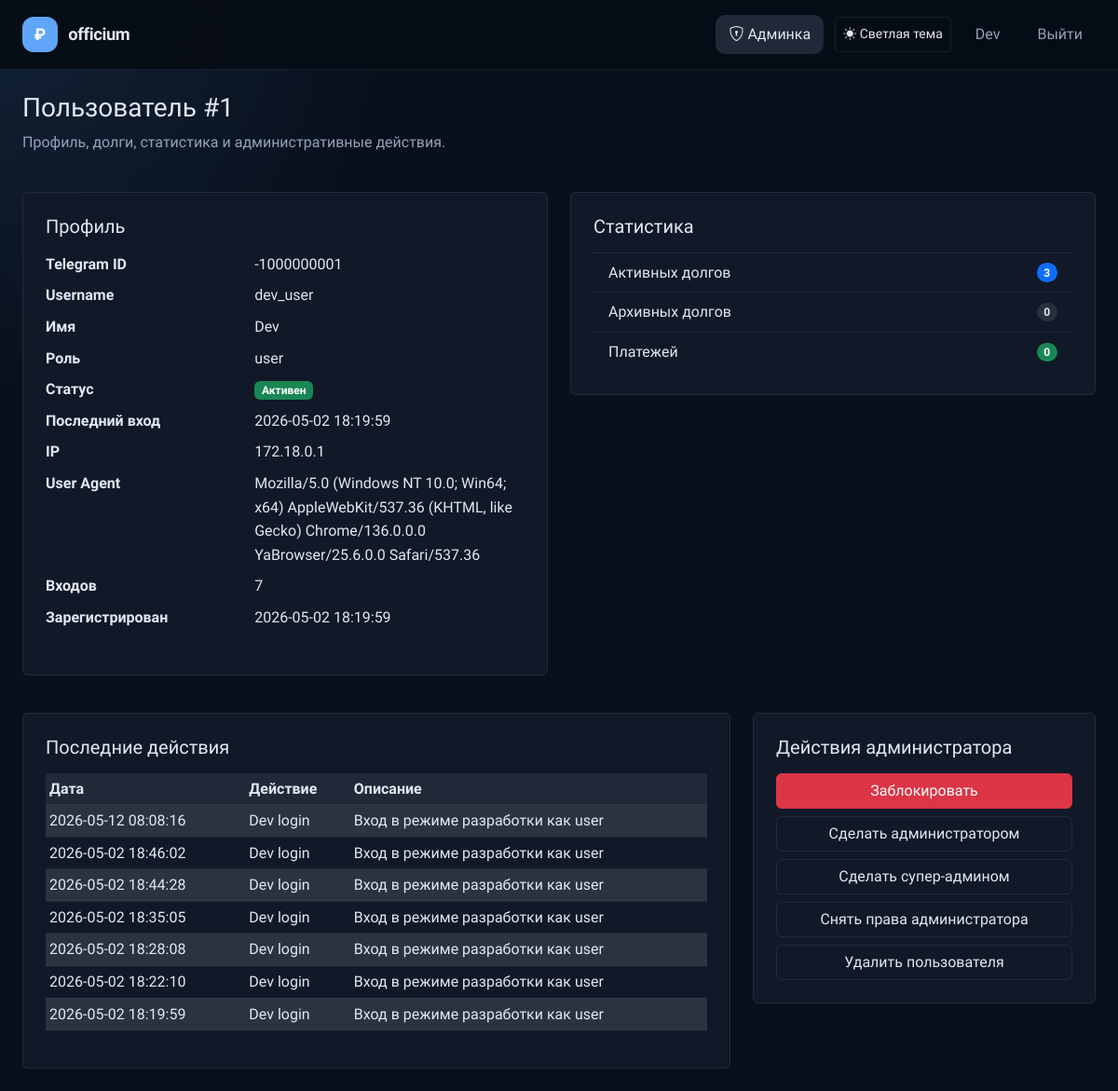
Page /admin/users/1 (signed in) on the committed database.
### app/models.py (models this page shows, shortened)
class User(UserMixin, db.Model):
    __tablename__ = 'users'
    id = db.Column(db.Integer, primary_key=True)
    telegram_id = db.Column(db.BigInteger, unique=True, nullable=False)
    username = db.Column(db.String(80), nullable=True)
    first_name = db.Column(db.String(100), nullable=True)
    last_name = db.Column(db.String(100), nullable=True)
    photo_url = db.Column(db.String(255), nullable=True)
    auth_date = db.Column(db.DateTime, nullable=True)
    created_at = db.Column(db.DateTime, default=datetime.utcnow, nullable=False)
    role = db.Column(db.Enum('user', 'admin', 'superadmin'), nullable=False, default='user')
    is_blocked = db.Column(db.Boolean, default=False, nullable=False)
    last_login_ip = db.Column(db.String(100), nullable=True)
    last_user_agent = db.Column(db.Text, nullable=True)
    login_count = db.Column(db.Integer, default=0, nullable=False)
    google_id = db.Column(db.String(50), unique=True, nullable=True)
    email = db.Column(db.String(120), nullable=True, index=True)
    avatar_url = db.Column(db.String(255), nullable=True)
    debts = db.relationship('Debt', back_populates='user', lazy=True, cascade='all, delete-orphan')
    incomes = db.relationship('Income', back_populates='user', lazy=True, cascade='all, delete-orphan')
    expenses = db.relationship('Expense', back_populates='user', lazy=True, cascade='all, delete-orphan')
    activity_logs = db.relationship('ActivityLog', back_populates='user', lazy=True, cascade='all, delete-orphan')
    @property
    def is_admin(self):
        return self.role in ('admin', 'superadmin')
    @property
    def is_superadmin(self):
        return self.role == 'superadmin'

class ActivityLog(db.Model):
    __tablename__ = 'activity_logs'
    id = db.Column(db.Integer, primary_key=True)
    user_id = db.Column(db.Integer, db.ForeignKey('users.id'), nullable=True)
    action = db.Column(db.String(100), nullable=False)
    entity_type = db.Column(db.String(50), nullable=True)
    entity_id = db.Column(db.Integer, nullable=True)
    description = db.Column(db.Text, nullable=True)
    ip_address = db.Column(db.String(100), nullable=True)
    user_agent = db.Column(db.Text, nullable=True)
    created_at = db.Column(db.DateTime, default=datetime.utcnow)
    user = db.relationship('User', back_populates='activity_logs')

### app/routes/admin.py (the view, shortened to what this page needs)
    @app.route('/admin/users/<int:user_id>', methods=['GET', 'POST'])
    @admin_required
    def admin_user_detail(user_id):
        user = User.query.get_or_404(user_id)
        active_debts = Debt.query.filter_by(user_id=user.id, status='active').count()
        archived_debts = Debt.query.filter_by(user_id=user.id, status='archived').count()
        payments = Payment.query.join(Debt).filter(Debt.user_id == user.id).count()
        recent_actions = ActivityLog.query.filter_by(user_id=user.id).order_by(ActivityLog.created_at.desc()).limit(20).all()
        return render_template('admin_user_detail.html', user=user, active_debts=active_debts, archived_debts=archived_debts, payments=payments, recent_actions=recent_actions, success_message=request.args.get('success'))

### app/utils.py (called while the page is built)
def get_setting(key, default=None):
    try:
        setting = AppSetting.query.filter_by(key=key).first()
        return setting.value if setting else default
    except Exception:
        return default

def get_dictionary_values(dictionary_type):
    try:
        entries = DictionaryEntry.query.filter_by(dictionary_type=dictionary_type, is_active=True).order_by(DictionaryEntry.value.asc()).all()
        return [entry.value for entry in entries]
    except Exception:
        return []

def admin_required(view):
    @wraps(view)
    def wrapper(*args, **kwargs):
        if not getattr(current_user, 'is_authenticated', False) or not getattr(current_user, 'is_admin', False):
            return redirect(url_for('index'))
        return view(*args, **kwargs)
    return wrapper

### templates/admin_user_detail.html (shortened to what this page needs)
{% extends 'base.html' %}
{% block content %}
<div class="d-flex justify-content-between align-items-start mb-4">
    <div>
        <h1 class="h3">Пользователь #{{ user.id }}</h1>
        <p class="text-muted">Профиль, долги, статистика и административные действия.</p>
    </div>
</div>
<div class="row g-4">
    <div class="col-lg-6">
        <div class="card p-4">
            <h5 class="mb-3">Профиль</h5>
            <dl class="row">
                <dt class="col-5">Telegram ID</dt>
                <dd class="col-7">{{ user.telegram_id }}</dd>
                <dt class="col-5">Username</dt>
                <dd class="col-7">{{ user.username or '—' }}</dd>
                <dt class="col-5">Имя</dt>
                <dd class="col-7">{{ user.first_name or '—' }}</dd>
                <dt class="col-5">Роль</dt>
                <dd class="col-7">{{ user.role }}</dd>
                <dt class="col-5">Статус</dt>
                <dd class="col-7">{% if user.is_blocked %}<span class="badge bg-danger">Заблокирован</span>{% else %}<span class="badge bg-success">Активен</span>{% endif %}</dd>
                <dt class="col-5">Последний вход</dt>
                <dd class="col-7">{{ user.auth_date.strftime('%Y-%m-%d %H:%M:%S') if user.auth_date else '—' }}</dd>
                <dt class="col-5">IP</dt>
                <dd class="col-7">{{ user.last_login_ip or '—' }}</dd>
                <dt class="col-5">User Agent</dt>
                <dd class="col-7">{{ user.last_user_agent or '—' }}</dd>
                <dt class="col-5">Входов</dt>
                <dd class="col-7">{{ user.login_count }}</dd>
                <dt class="col-5">Зарегистрирован</dt>
                <dd class="col-7">{{ user.created_at.strftime('%Y-%m-%d %H:%M:%S') if user.created_at else '—' }}</dd>
            </dl>
        </div>
    </div>
    <div class="col-lg-6">
        <div class="card p-4">
            <h5 class="mb-3">Статистика</h5>
            <ul class="list-group list-group-flush">
                <li class="list-group-item d-flex justify-content-between align-items-center">
                    Активных долгов
                    <span class="badge bg-primary rounded-pill">{{ active_debts }}</span>
                </li>
                <li class="list-group-item d-flex justify-content-between align-items-center">
                    Архивных долгов
                    <span class="badge bg-secondary rounded-pill">{{ archived_debts }}</span>
                </li>
                <li class="list-group-item d-flex justify-content-between align-items-center">
                    Платежей
                    <span class="badge bg-success rounded-pill">{{ payments }}</span>
                </li>
            </ul>
        </div>
    </div>
</div>
<div class="row g-4 mt-3">
    <div class="col-lg-8">
        <div class="card p-4">
            <h5 class="mb-3">Последние действия</h5>
            <div class="table-responsive">
                <table class="table table-sm table-striped align-middle">
                    <thead>
                        <tr>
                            <th>Дата</th>
                            <th>Действие</th>
                            <th>Описание</th>
                        </tr>
                    </thead>
                    <tbody>
                        {% for action in recent_actions %}
                        <tr>
                            <td>{{ action.created_at.strftime('%Y-%m-%d %H:%M:%S') }}</td>
                            <td>{{ action.action }}</td>
                            <td>{{ action.description or '—' }}</td>
                        </tr>
                        {% else %}
                        <tr>
                            <td colspan="3" class="text-center text-muted">Нет действий.</td>
                        </tr>
                        {% endfor %}
                    </tbody>
                </table>
            </div>
        </div>
    </div>
    <div class="col-lg-4">
        <div class="card p-4">
            <h5 class="mb-3">Действия администратора</h5>
            <form method="post" class="d-grid gap-2">
                {% if user.is_blocked %}
                <button type="submit" name="action" value="unblock" class="btn btn-success">Разблокировать</button>
                {% else %}
                <button type="submit" name="action" value="block" class="btn btn-danger">Заблокировать</button>
                {% endif %}
                {% if current_user.is_superadmin %}
                <button type="submit" name="action" value="make_admin" class="btn btn-outline-primary">Сделать администратором</button>
                <button type="submit" name="action" value="make_superadmin" class="btn btn-outline-warning">Сделать супер-админом</button>
                <button type="submit" name="action" value="make_user" class="btn btn-outline-secondary">Снять права администратора</button>
                <button type="submit" name="action" value="delete" class="btn btn-outline-danger">Удалить пользователя</button>
                {% endif %}
            </form>
        </div>
    </div>
</div>
{% endblock %}

### templates/base.html (shortened to what this page needs)
<!DOCTYPE html>
<html lang="ru" data-theme="dark" data-bs-theme="dark">
<head>
    <link href="https://cdn.jsdelivr.net/npm/bootstrap@5.3.2/dist/css/bootstrap.min.css" rel="stylesheet">
    <link href="https://cdn.jsdelivr.net/npm/bootstrap-icons@1.11.3/font/bootstrap-icons.css" rel="stylesheet">
    <link href="{{ url_for('static', filename='css/style.css') }}" rel="stylesheet">
</head>
<body>
<nav class="navbar navbar-expand-lg">
    <div class="container-fluid px-4">
        <a class="navbar-brand" href="/">
            <span class="brand-icon">₽</span>
            <span class="brand-text">{{ app_name }}</span>
        </a>
        <div class="collapse navbar-collapse" id="navbarNav">
            <ul class="navbar-nav ms-auto align-items-center gap-1">
                {% set show_user_nav = not (current_user.is_authenticated and current_user.is_admin and request.path.startswith('/admin')) %}
                {% if current_user.is_authenticated and current_user.is_admin %}
                <li class="nav-item">
                    <a class="nav-link {% if request.path.startswith('/admin') %}active{% endif %}" href="{{ url_for('admin_dashboard') }}">
                        <i class="bi bi-shield-lock me-1"></i>Админка
                    </a>
                </li>
                {% endif %}
                <li class="nav-item ms-2">
                    <button id="themeToggleBtn" class="btn btn-outline-secondary btn-sm" type="button" aria-label="Переключить тему"></button>
                </li>
                <li class="nav-item ms-2">
                    {% if current_user.is_authenticated %}
                    <span class="nav-link disabled pe-0">{{ current_user.first_name or current_user.username or 'Пользователь' }}</span>
                    {% endif %}
                </li>
                <li class="nav-item ms-2">
                    {% if current_user.is_authenticated %}
                    <a class="nav-link" href="{{ url_for('logout') }}">Выйти</a>
                    {% else %}
                    <a class="nav-link" href="{{ url_for('login') }}">Войти</a>
                    {% endif %}
                </li>
            </ul>
        </div>
    </div>
</nav>
<main class="app-main container-fluid px-4 py-4">
    {% block content %}{% endblock %}
</main>
<div class="toast-container position-fixed bottom-0 end-0 p-3" style="z-index:9999">
</div>
</body>
</html>

### static/css/style.css (style rules this page uses)
:root { --bg: #f4f6fb; --bg-card: #ffffff; --bg-card-2: #f8fafc; --border: #d9e2ec; --border-hov: #c1cdd9; --text: #111827; --text-muted: #64748b; --text-dim: #475569; --primary: #2563eb; --primary-dk: #1d4ed8; --success: #16a34a; --warning: #d97706; --danger: #dc2626; --orange: #ea580c; --split-clr: #8b5cf6; --card-radius: 14px; --transition: 0.18s ease; }
:root[data-theme="dark"] { --bg: #08101c; --bg-card: #111827; --bg-card-2: #1f2937; --border: rgba(255,255,255,0.08); --border-hov: rgba(255,255,255,0.18); --text: #e2e8f0; --text-muted: #94a3b8; --text-dim: #cbd5e1; --primary: #60a5fa; --primary-dk: #3b82f6; --success: #34d399; --warning: #fbbf24; --danger: #f87171; --orange: #fb923c; --split-clr: #c084fc; }
* { box-sizing: border-box; }
body { font-family: 'Onest', system-ui, sans-serif; background: radial-gradient(circle at top left, rgba(96,165,250,0.15), transparent 25%), var(--bg); color: var(--text); min-height: 100vh; line-height: 1.6; }
.app-main { max-width: 1320px; margin: 0 auto; padding: 1.5rem 1rem 3rem; }
body, .navbar, .modal-content, .dropdown-menu, .toast, .alert, .table, .table th, .table td, .form-control, .form-select, .form-label, .form-text, .dropdown-item, .page-link, .list-group-item, .card, .card-body, .card-header, .card-footer, .accordion-item, .accordion-button, .accordion-body, .breadcrumb-item { color: var(--text); background: transparent; }
.card { background: var(--bg-card); border: 1px solid var(--border); }
.card-body, .card-header, .card-footer, .accordion-body, .accordion-button, .list-group-item, .dropdown-item, .breadcrumb-item, .page-link { background: var(--bg-card); color: var(--text) !important; border-color: var(--border); }
html[data-theme="dark"] { color-scheme: dark; }
html[data-theme="dark"] body { background: radial-gradient(circle at top left, rgba(96,165,250,0.12), transparent 25%), var(--bg); }
html[data-theme="dark"] .text-muted { color: var(--text-muted) !important; }
html[data-theme="dark"] .table, html[data-theme="dark"] .table th, html[data-theme="dark"] .table td { color: var(--text) !important; }
html[data-theme="dark"] .table tbody tr { background: var(--bg-card) !important; }
html[data-theme="dark"] .table.table-striped tbody tr:nth-of-type(odd) { background: var(--bg-card-2) !important; }
html[data-theme="dark"] .badge.bg-secondary { background-color: rgba(148,163,184,0.18) !important; color: var(--text) !important; }
html[data-theme="dark"] .badge.bg-primary, html[data-theme="dark"] .badge.bg-success, html[data-theme="dark"] .badge.bg-danger, html[data-theme="dark"] .badge.bg-warning, html[data-theme="dark"] .badge.bg-info { color: #fff !important; }
a { color: var(--primary); }
.table { background: transparent; color: var(--text); }
.table thead th { background: var(--bg-card-2); color: var(--text); border-color: var(--border); }
.table tbody tr { background: var(--bg-card); }
.table.table-striped tbody tr:nth-of-type(odd) { background-color: var(--bg-card-2); }
.table th, .table td { border-color: var(--border); color: var(--text); }
.navbar { background: rgba(255,255,255,0.85); backdrop-filter: blur(16px); border-bottom: 1px solid var(--border); padding: 0.8rem 0; position: sticky; top: 0; z-index: 1000; }
html[data-theme="dark"] .navbar { background: rgba(7, 12, 21, 0.92); }
.navbar .container-fluid { gap: 0.75rem; }
.navbar-brand { display: inline-flex; align-items: center; gap: 0.7rem; font-weight: 700; }
.brand-icon { display: inline-flex; align-items: center; justify-content: center; width: 38px; height: 38px; background: var(--primary); border-radius: 12px; font-weight: 800; font-size: 1.1rem; color: #fff; }
.brand-text { font-weight: 700; font-size: 1.15rem; color: var(--text); letter-spacing: -0.02em; }
.nav-link { color: var(--text-muted) !important; font-weight: 500; border-radius: 10px; padding: 8px 14px !important; transition: var(--transition); }
.nav-link:hover, .nav-link.active { color: var(--text) !important; background: var(--bg-card-2); }
.navbar-nav { align-items: center; }
.navbar .btn { min-height: 38px; }
.app-main { padding-top: 2.5rem; }
.btn-outline-primary, .btn-outline-secondary, .btn-outline-success, .btn-outline-danger, .btn-outline-warning, .btn-outline-info, .btn-outline-dark, .btn-outline-light { color: var(--text); background: transparent; border-color: var(--border); transition: var(--transition); }

### rows in the picture
User: first_name "Dev"
User: id "1", telegram_id "-1000000001", username "dev_user", first_name "Dev", role "user", auth_date "2026-05-02 18:19:59", last_login_ip "172.18.0.1", last_user_agent "Mozilla/5.0 (Windows NT 10.0; Win64; x64) AppleWebKit/537.36 (KHTML, like Gecko) Chrome/136.0.0.0 YaBrowser/25.6.0.0 Safari/537.36", login_count "7", created_at "2026-05-02 18:19:59"
ActivityLog: created_at "2026-05-12 08:08:16", action "Dev login", description "Вход в режиме разработки как user"
ActivityLog: created_at "2026-05-02 18:46:02", action "Dev login", description "Вход в режиме разработки как user"
ActivityLog: created_at "2026-05-02 18:44:28", action "Dev login", description "Вход в режиме разработки как user"
ActivityLog: created_at "2026-05-02 18:35:05", action "Dev login", description "Вход в режиме разработки как user"
ActivityLog: created_at "2026-05-02 18:28:08", action "Dev login", description "Вход в режиме разработки как user"
ActivityLog: created_at "2026-05-02 18:22:10", action "Dev login", description "Вход в режиме разработки как user"
ActivityLog: created_at "2026-05-02 18:19:59", action "Dev login", description "Вход в режиме разработки как user"

### other values in the picture
{{ app_name }} "officium"
{{ active_debts }} "3"
{{ archived_debts }} "0"
{{ payments }} "0"
